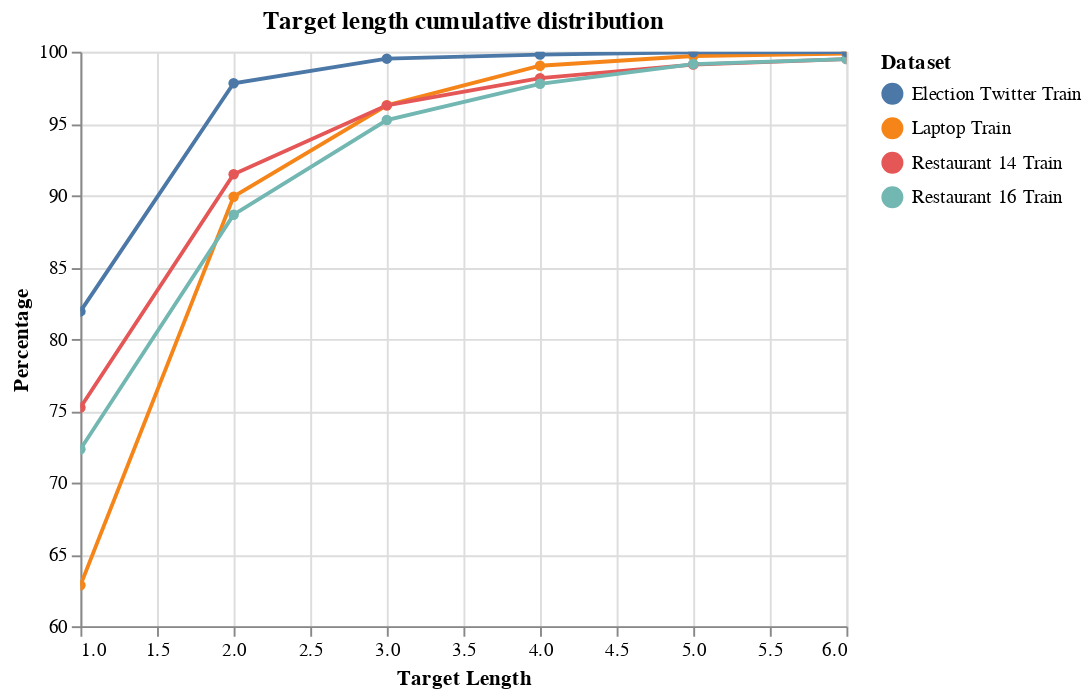

Write notebook code for a chart like this one.
### Markdown cell above
We see that within the TargetTextCollection each sample now has a new property (key in the internal disctionary) `tokenized_text` which contains the tokenized text for that sample.

### Target Length Distribution
Now that we know how to use the tokenizers we are going to use the Spacy tokenizer to explore the Target length distribution in the training datasets. The Target length distribution where the length of the Target is defined by the number words that make up the target.

### Code cell
training_datasets = [('Laptop Train', laptop_train), ('Restaurant 14 Train', rest_14_train), 
                     ('Restaurant 16 Train', rest_target_16_train), 
                     ('Election Twitter Train', election_train)]
dataset_names = []
lengths = []
percentages = []

for name, dataset in training_datasets:
  for target_length, percentage in target_lengths(dataset, spacy_tok_en, True).items():
    dataset_names.append(name)
    lengths.append(target_length)
    percentages.append(percentage)
target_length_df =  pd.DataFrame({'Target Length': lengths, 'Dataset': dataset_names, 'Percentage': percentages})
target_length_dist_chart(target_length_df, 
                         'Target length cumulative distribution', 6).interactive()

### Figure 1 — Vega-Lite specification as saved in the notebook (floating-point values rounded to 4 significant figures)
{"config": {"view": {"continuousWidth": 400, "continuousHeight": 300}}, "data": {"name": "data-61f8b2cba0092962bfe106aa84d808b8"}, "mark": {"type": "line", "point": true}, "encoding": {"color": {"type": "nominal", "field": "Dataset"}, "tooltip": [{"type": "quantitative", "field": "Percentage"}, {"type": "quantitative", "field": "Target Length"}, {"type": "nominal", "field": "Dataset"}], "x": {"type": "quantitative", "field": "Target Length", "scale": {"domain": [1, 6]}}, "y": {"type": "quantitative", "field": "Percentage", "scale": {"domain": [60, 100]}}}, "selection": {"selector005": {"type": "interval", "bind": "scales", "encodings": ["x", "y"]}}, "title": "Target length cumulative distribution", "$schema": "https://vega.github.io/schema/vega-lite/v4.0.0.json", "datasets": {"data-61f8b2cba0092962bfe106aa84d808b8": [{"Target Length": 1, "Dataset": "Laptop Train", "Percentage": 62.85}, {"Target Length": 2, "Dataset": "Laptop Train", "Percentage": 89.91}, {"Target Length": 3, "Dataset": "Laptop Train", "Percentage": 96.27}, {"Target Length": 4, "Dataset": "Laptop Train", "Percentage": 99.02}, {"Target Length": 5, "Dataset": "Laptop Train", "Percentage": 99.7}, {"Target Length": 6, "Dataset": "Laptop Train", "Percentage": 99.87}, {"Target Length": 1, "Dataset": "Restaurant 14 Train", "Percentage": 75.22}, {"Target Length": 2, "Dataset": "Restaurant 14 Train", "Percentage": 91.47}, {"Target Length": 3, "Dataset": "Restaurant 14 Train", "Percentage": 96.26}, {"Target Length": 4, "Dataset": "Restaurant 14 Train", "Percentage": 98.16}, {"Target Length": 5, "Dataset": "Restaurant 14 Train", "Percentage": 99.11}, {"Target Length": 6, "Dataset": "Restaurant 14 Train", "Percentage": 99.49}, {"Target Length": 1, "Dataset": "Restaurant 16 Train", "Percentage": 72.32}, {"Target Length": 2, "Dataset": "Restaurant 16 Train", "Percentage": 88.65}, {"Target Length": 3, "Dataset": "Restaurant 16 Train", "Percentage": 95.24}, {"Target Length": 4, "Dataset": "Restaurant 16 Train", "Percentage": 97.77}, {"Target Length": 5, "Dataset": "Restaurant 16 Train", "Percentage": 99.14}, {"Target Length": 6, "Dataset": "Restaurant 16 Train", "Percentage": 99.48}, {"Target Length": 1, "Dataset": "Election Twitter Train", "Percentage": 81.92}, {"Target Length": 2, "Dataset": "Election Twitter Train", "Percentage": 97.8}, {"Target Length": 3, "Dataset": "Election Twitter Train", "Percentage": 99.52}, {"Target Length": 4, "Dataset": "Election Twitter Train", "Percentage": 99.8}, {"Target Length": 5, "Dataset": "Election Twitter Train", "Percentage": 99.96}, {"Target Length": 6, "Dataset": "Election Twitter Train", "Percentage": 99.98}]}}
